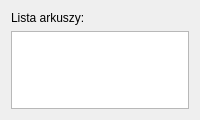
<?xml version="1.0" encoding="UTF-8"?>
<ui version="4.0">
 <class>Form</class>
 <widget class="QWidget" name="Form">
  <property name="geometry">
   <rect>
    <x>0</x>
    <y>0</y>
    <width>200</width>
    <height>120</height>
   </rect>
  </property>
  <property name="minimumSize">
   <size>
    <width>200</width>
    <height>0</height>
   </size>
  </property>
  <property name="maximumSize">
   <size>
    <width>200</width>
    <height>16777215</height>
   </size>
  </property>
  <property name="windowTitle">
   <string>Form</string>
  </property>
  <layout class="QGridLayout" name="gridLayout">
   <item row="0" column="0">
    <widget class="QLabel" name="label">
     <property name="text">
      <string>Lista arkuszy:</string>
     </property>
    </widget>
   </item>
   <item row="1" column="0">
    <widget class="QListWidget" name="list"/>
   </item>
  </layout>
 </widget>
 <resources/>
 <connections/>
</ui>
